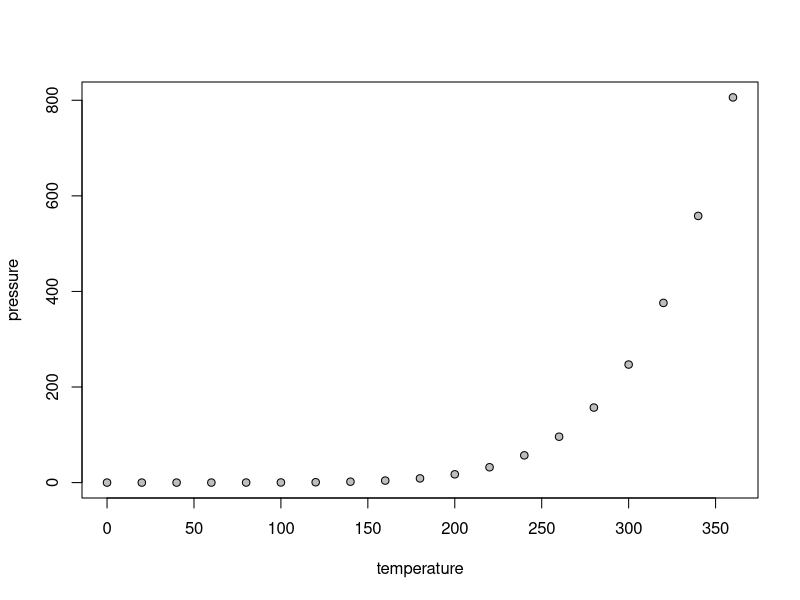

The R source for this figure:
## ---- chunk 1
knitr::opts_chunk$set(echo = TRUE)
## ---- chunk 2
summary(cars)
## ---- chunk 3
plot(pressure, pch=21,bg="grey")
